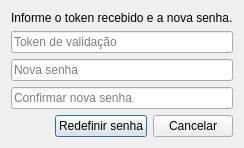
<?xml version="1.0" encoding="UTF-8"?>
<ui version="4.0">
 <class>RedefinirSenhaDialog</class>
 <widget class="QDialog" name="RedefinirSenhaDialog">
  <property name="windowTitle">
   <string>Redefinir senha</string>
  </property>
  <layout class="QVBoxLayout" name="verticalLayout">
   <item>
    <widget class="QLabel" name="labelInstrucao">
     <property name="text">
      <string>Informe o token recebido e a nova senha.</string>
     </property>
    </widget>
   </item>
   <item>
    <widget class="QLineEdit" name="txt_token">
     <property name="placeholderText">
      <string>Token de validação</string>
     </property>
    </widget>
   </item>
   <item>
    <widget class="QLineEdit" name="txt_nova_senha">
     <property name="echoMode">
      <enum>QLineEdit::EchoMode::Password</enum>
     </property>
     <property name="placeholderText">
      <string>Nova senha</string>
     </property>
    </widget>
   </item>
   <item>
    <widget class="QLineEdit" name="txt_confirmar_senha">
     <property name="echoMode">
      <enum>QLineEdit::EchoMode::Password</enum>
     </property>
     <property name="placeholderText">
      <string>Confirmar nova senha</string>
     </property>
    </widget>
   </item>
   <item>
    <layout class="QHBoxLayout" name="horizontalLayout">
     <item>
      <spacer name="horizontalSpacer">
       <property name="orientation">
        <enum>Qt::Orientation::Horizontal</enum>
       </property>
       <property name="sizeHint" stdset="0">
        <size>
         <width>40</width>
         <height>20</height>
        </size>
       </property>
      </spacer>
     </item>
     <item>
      <widget class="QPushButton" name="btn_confirmar_redefinir">
       <property name="text">
        <string>Redefinir senha</string>
       </property>
      </widget>
     </item>
     <item>
      <widget class="QPushButton" name="btn_cancelar_redefinir">
       <property name="text">
        <string>Cancelar</string>
       </property>
      </widget>
     </item>
    </layout>
   </item>
  </layout>
 </widget>
 <resources/>
 <connections/>
</ui>
